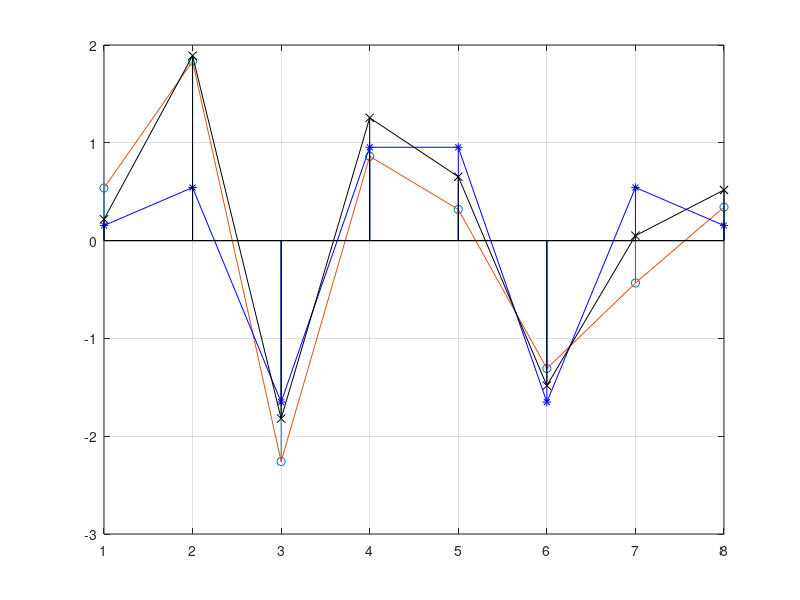
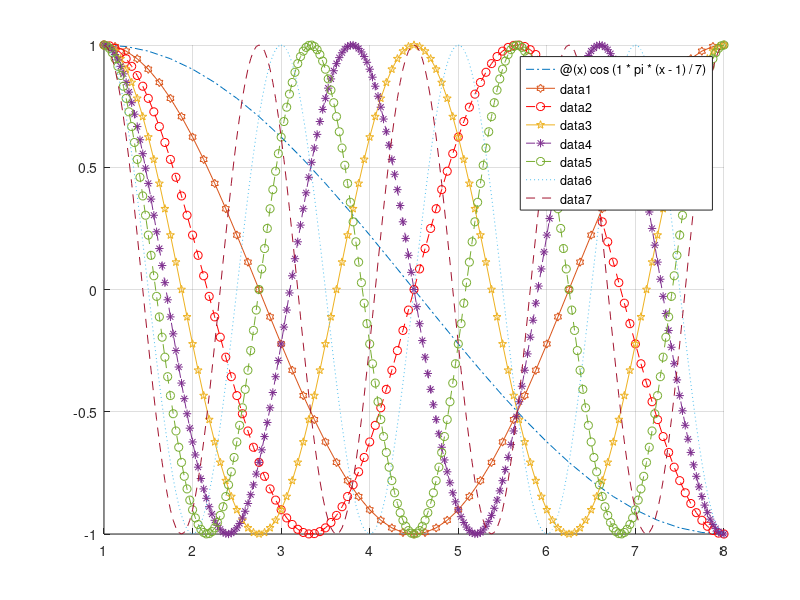
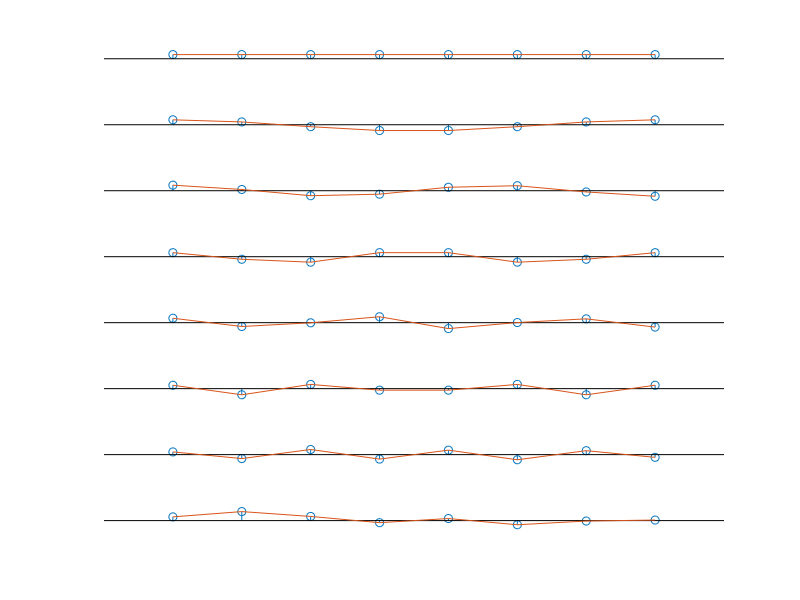
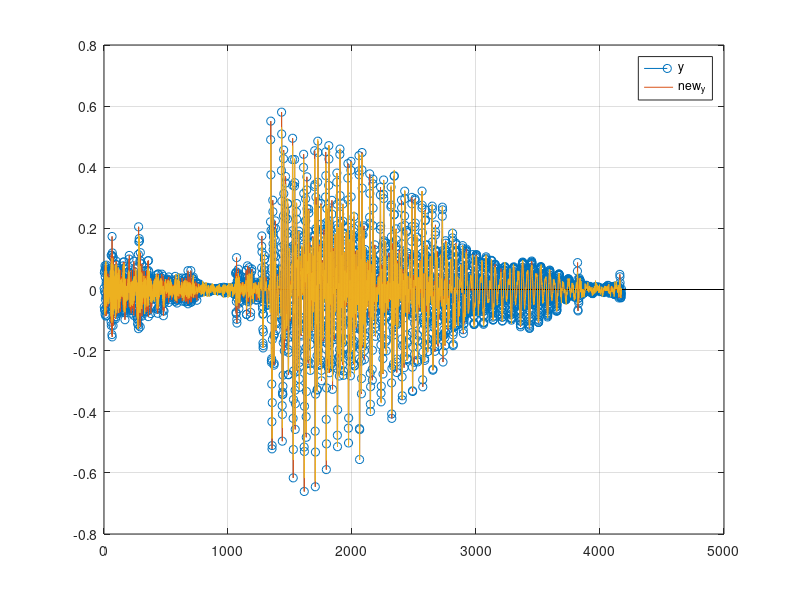

MATLAB code to generate these figures, in order:
load CA_01;
%%Problem 1
%load sample data
figure(1);
stem(x);hold on;plot(x);grid;

%then I find orthonormal basis vectors
figure(2);
hold on;grid;
fplot(@(x) cos(1*pi*(x-1)/7), [1,8], '-.');
fplot(@(x) cos(2*pi*(x-1)/7), [1,8], '-hexagram');
fplot(@(x) cos(3*pi*(x-1)/7), [1,8], 'r--o');
fplot(@(x) cos(4*pi*(x-1)/7), [1,8], 'pentagram-');
fplot(@(x) cos(5*pi*(x-1)/7), [1,8], '--*');
fplot(@(x) cos(6*pi*(x-1)/7), [1,8], '--o');
fplot(@(x) cos(7*pi*(x-1)/7), [1,8], ':');
fplot(@(x) cos(8*pi*(x-1)/7), [1,8], '--');

A=[1 1 1 1 1 1 1 1]';
for k=2:8
A=[A arrayfun(@(x) cos(k*pi*(x-1)/7), [1:8]')];
end

A'*A;

%Classic GS
[m,n]=size(A);
Q=zeros(m,n);
R=zeros(n,n);
for j=1:n
v=A(:,j);
for i=1:j-1
R(i,j)=Q(:,i)'*A(:,j);
v=v-R(i,j)*Q(:,i);
end
R(j,j)=norm(v);
Q(:,j)=v/R(j,j);
end

figure(3);
for k=1:8
subplot(8,1,k);
stem(Q(:,k)); axis([0 9 -1 1]); axis off; hold on;
end

for k=1:8
subplot(8,1,k);
plot(Q(:,k));
end
n_inputU=norm(U,2); %2-norm of input matrix U
n_calculatedU=norm(Q,2); %2-norm of calculated matrix U


a=Q'*x;

[sorted_a2, indices] = sort(abs(a), 'descend');
a2 = zeros(size(a));
a2(indices(1:2)) = a(indices(1:2));

x2=Q*a2;
figure(1); stem(x2,'b*'); plot(x2,'b');

[sorted_a4, indices] = sort(abs(a), 'descend');
a4 = zeros(size(a));
a4(indices(1:4)) = a(indices(1:4));

x4=Q*a4;
figure(1); stem(x4,'kx'); plot(x4,'k');

x8=Q*a;
sqrt(sum((x-x8).^2)/sum(x.^2)); %relative error between x & x8
sqrt(sum((x-x2).^2)/sum(x.^2)); %relative error between x & x2
sqrt(sum((x-x4).^2)/sum(x.^2)); %relative error between x & x4

%Now I will load an actual audio file and compress it
S = load('CA_01_STRONG.mat');
y = S.him;
figure(4);
stem(y);hold on;plot(y);grid;
aa = dct(y);

[sorted_aa,ind] = sort(abs(aa), 'descend');
n = 1;
while norm(aa(ind(1:n)))/norm(aa) < 0.99
n=n+1;
end
new_aa=aa;
new_aa(ind(n+1:end))=0;
new_y=idct(new_aa);
figure(4); hold on; plot(new_y); legend('y','new_y');
sqrt(sum((y-new_y).^2)/sum(y.^2));